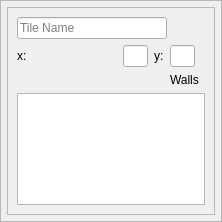
<?xml version="1.0" encoding="UTF-8"?>
<ui version="4.0">
 <class>FloorTile</class>
 <widget class="QFrame" name="FloorTile">
  <property name="geometry">
   <rect>
    <x>0</x>
    <y>0</y>
    <width>222</width>
    <height>222</height>
   </rect>
  </property>
  <property name="sizePolicy">
   <sizepolicy hsizetype="Fixed" vsizetype="Fixed">
    <horstretch>0</horstretch>
    <verstretch>0</verstretch>
   </sizepolicy>
  </property>
  <property name="minimumSize">
   <size>
    <width>222</width>
    <height>222</height>
   </size>
  </property>
  <property name="maximumSize">
   <size>
    <width>222</width>
    <height>222</height>
   </size>
  </property>
  <property name="windowTitle">
   <string>Frame</string>
  </property>
  <property name="frameShape">
   <enum>QFrame::StyledPanel</enum>
  </property>
  <property name="frameShadow">
   <enum>QFrame::Raised</enum>
  </property>
  <layout class="QVBoxLayout" name="verticalLayout">
   <property name="spacing">
    <number>6</number>
   </property>
   <property name="leftMargin">
    <number>6</number>
   </property>
   <property name="topMargin">
    <number>6</number>
   </property>
   <property name="rightMargin">
    <number>6</number>
   </property>
   <property name="bottomMargin">
    <number>6</number>
   </property>
   <item>
    <widget class="QFrame" name="roomFrame">
     <property name="frameShape">
      <enum>QFrame::StyledPanel</enum>
     </property>
     <property name="frameShadow">
      <enum>QFrame::Raised</enum>
     </property>
     <property name="lineWidth">
      <number>3</number>
     </property>
     <layout class="QGridLayout" name="gridLayout">
      <item row="0" column="0" colspan="2">
       <widget class="QLineEdit" name="name">
        <property name="minimumSize">
         <size>
          <width>150</width>
          <height>0</height>
         </size>
        </property>
        <property name="placeholderText">
         <string>Tile Name</string>
        </property>
       </widget>
      </item>
      <item row="1" column="0">
       <widget class="QLabel" name="label_2">
        <property name="text">
         <string>x:</string>
        </property>
       </widget>
      </item>
      <item row="0" column="4">
       <spacer name="horizontalSpacer">
        <property name="orientation">
         <enum>Qt::Horizontal</enum>
        </property>
        <property name="sizeHint" stdset="0">
         <size>
          <width>40</width>
          <height>20</height>
         </size>
        </property>
       </spacer>
      </item>
      <item row="1" column="3">
       <widget class="QLineEdit" name="y">
        <property name="maximumSize">
         <size>
          <width>25</width>
          <height>16777215</height>
         </size>
        </property>
       </widget>
      </item>
      <item row="4" column="0" colspan="5">
       <widget class="QListWidget" name="walls"/>
      </item>
      <item row="1" column="1">
       <widget class="QLineEdit" name="x">
        <property name="maximumSize">
         <size>
          <width>25</width>
          <height>16777215</height>
         </size>
        </property>
       </widget>
      </item>
      <item row="1" column="2">
       <widget class="QLabel" name="label_3">
        <property name="text">
         <string>y:</string>
        </property>
       </widget>
      </item>
      <item row="2" column="3">
       <widget class="QLabel" name="label">
        <property name="text">
         <string>Walls</string>
        </property>
       </widget>
      </item>
     </layout>
    </widget>
   </item>
  </layout>
 </widget>
 <resources/>
 <connections/>
</ui>
